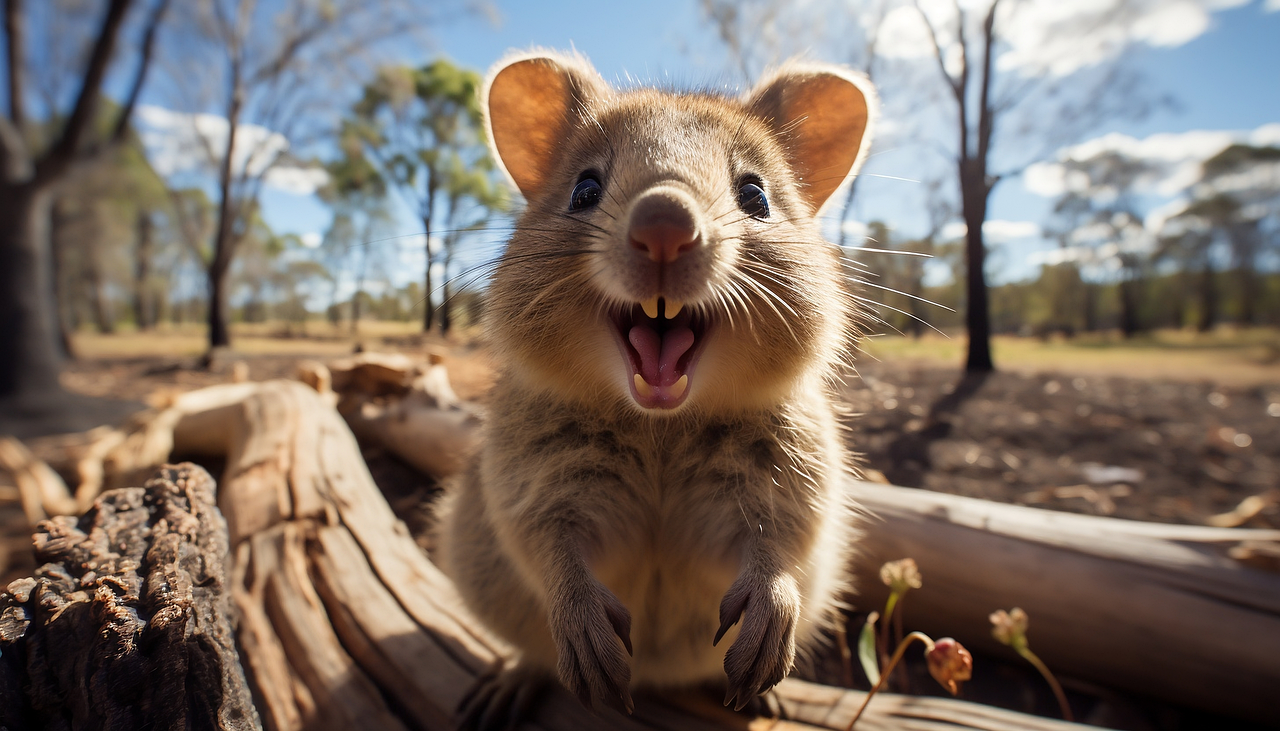
#> input picture img/ai-generated-8244720_1280.webp, 1280 x 731 px, found by its file name
$ jupyter execute basicInputOutput.ipynb   (text cells are left out)
#> lines starting #> are read from the running program, lines starting #| are printed output that depends on the picture; pictures that were not available may be replaced by others from this repository, and a replacement may not be noted
[cell 1]
import cv2 as cv

[cell 2]
quaka=cv.imread('C:/ex/img/ai-generated-8244720_1280.webp',
                flags=cv.IMREAD_GRAYSCALE) #흑백 이미지로 나오게 한다
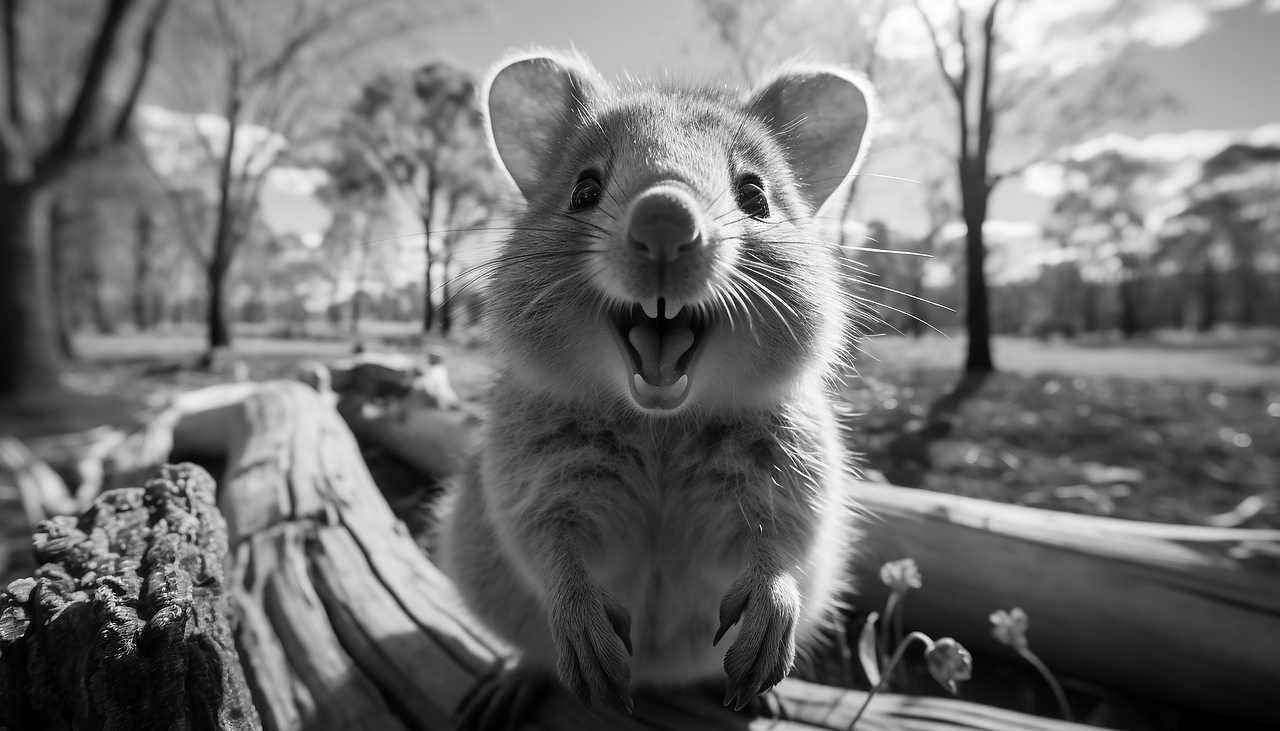
#> quaka: shape (731, 1280); min 0, max 255, mean 114.8
quaka

[cell 3]
# 컬러 이미지를 흑백으로

# 이미지 흑백으로 불러오기
quaka = cv.imread('C:/ex/img/ai-generated-8244720_1280.webp', flags=cv.IMREAD_GRAYSCALE)

# 이미지를 윈도우로 표시
cv.imshow('Quaka Gray Image', quaka)

# 흑백 이미지를 저장한다
cv.imwrite('C:/ex/img/gray_quaka.jpg',quaka)

# 키 입력을 기다림 (0이면 무한정 기다림)
cv.waitKey(0)

# 모든 윈도우 닫기
cv.destroyAllWindows()

[cell 4]
import cv2 as cv

# 흑백 이미지 읽기
quakaGray = cv.imread('C:/ex/img/gray_quaka.jpg', cv.IMREAD_GRAYSCALE)
#> quakaGray: shape (731, 1280); min 0, max 255, mean 114.8

# GRAY -> BGR 변환
quakaBackToColor = cv.cvtColor(quakaGray, cv.COLOR_GRAY2BGR)

# 변환된 이미지 표시
cv.imshow('quaka', quakaBackToColor)

# 이미지 저장
cv.imwrite('C:/ex/img/quaka_back.jpg', quakaBackToColor)

# 5초 후 창 닫기
cv.waitKey(5000)
cv.destroyAllWindows()

# 결과: 새로 생성된 이미지가 컬러가 아니다

# COLOR_GRAY2BGR
# 단순히 이미지를 색상 채널로 복사하기만 하고
# 실제로 컬러 정보를 추가하지 않기 때문이다

# 이미지를 bgr 형식으로 바꾸지만
# 모든 채널의 값이 동이하게 흑백으로 채워진다

# 여전히 흑백이다

[cell 5]
import numpy as np

[cell 6]
# 흑백 이미지 읽기
quakaGray = cv.imread('C:/ex/img/gray_quaka.jpg',
                      cv.IMREAD_GRAYSCALE)

# GRAY -> BGR 변환
quakaBackToColor = cv.cvtColor(quakaGray, cv.COLOR_GRAY2BGR)

# 단순히 한 가지 색상으로 변환하는 경우 (예: 빨간색)
quakaBackToColor[:, :, 1] = 0  # Green 채널 제거
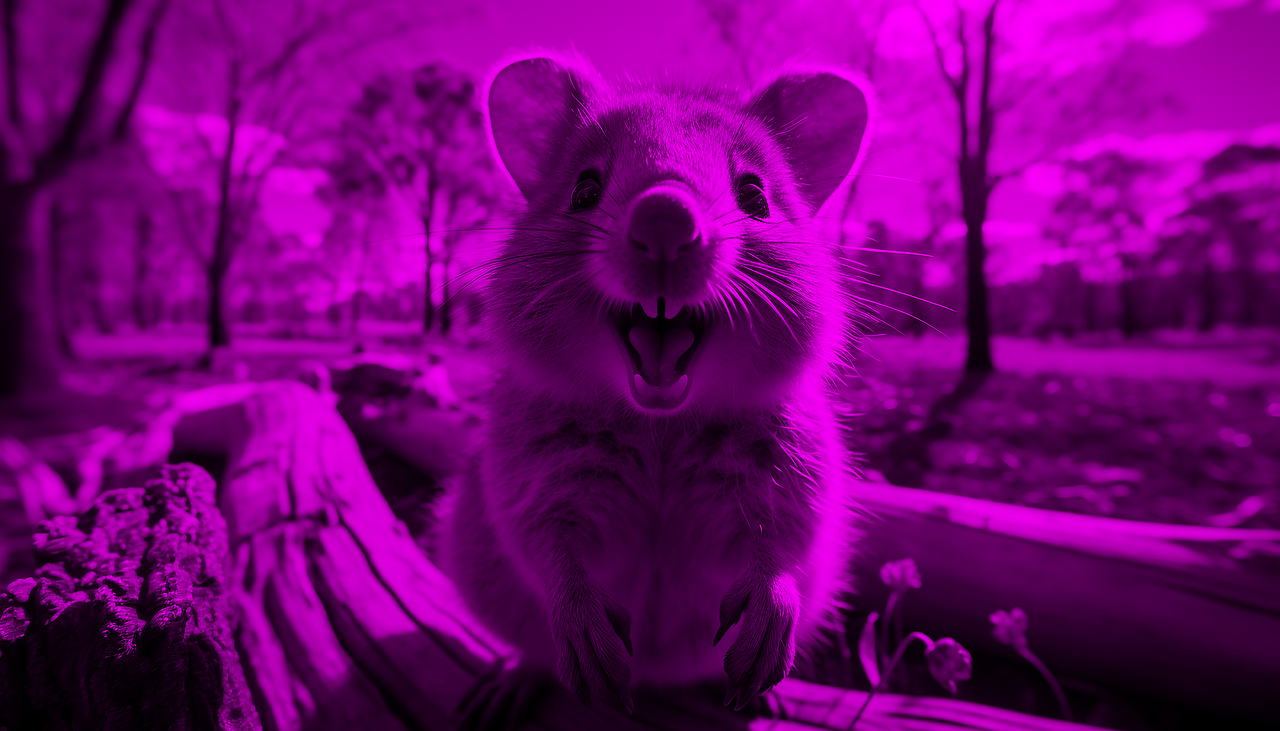
#> quakaBackToColor: shape (731, 1280, 3); mean B, G, R 114.8, 0, 114.8
quakaBackToColor[:, :, 2] = 0  # Blue 채널 제거
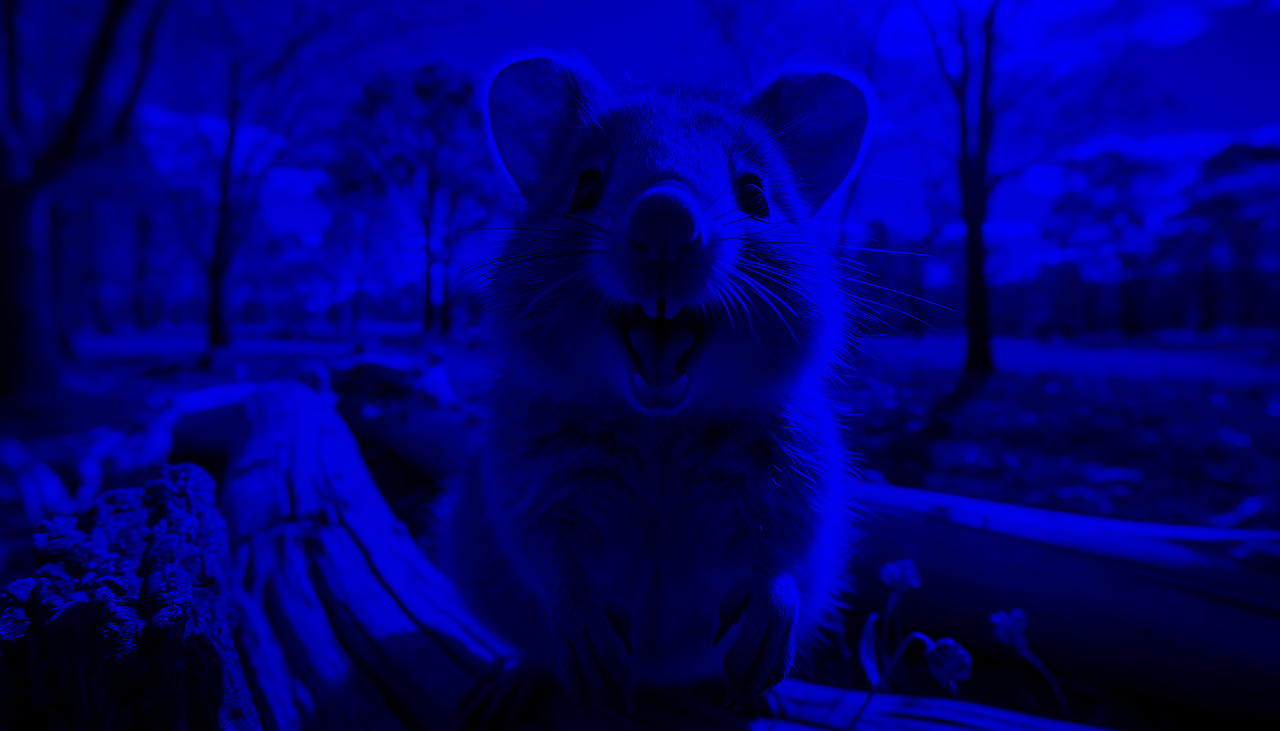
#> quakaBackToColor: shape (731, 1280, 3); mean B, G, R 114.8, 0, 0

# 변환된 이미지 표시
cv.imshow('quaka', quakaBackToColor)

# 이미지 저장
cv.imwrite('C:/ex/img/quaka_back.jpg', quakaBackToColor)

# 5초 후 창 닫기
cv.waitKey(5000)
cv.destroyAllWindows()

# 결과: 그냥 파랗기만 하다

# 원래 색상으로 되돌리기 위해서는
# 딥러닝 모델이 필요하다

[cell 7]
import cv2

[cell 8]
cap=cv2.VideoCapture(0)

[cell 9]
cap.isOpened()

[cell 10]
if cap.isOpened(): # 카메라가 정상적으로 열렸는지 확인한다
    while True:
        ret,img=cap.read() # 현재 카메라에서 프레임을 읽어온다
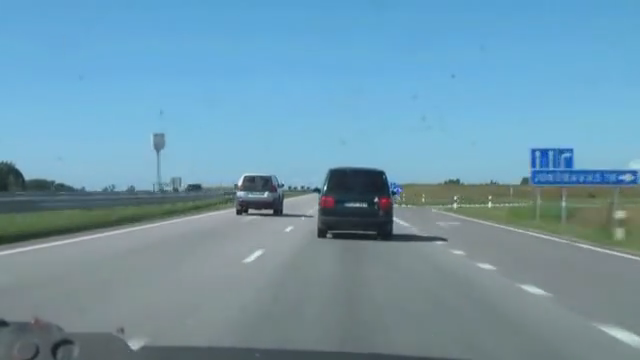
#> input picture frame 37 of mldl/cvdir/img/img/highway.mp4, 640 x 360 px, given in place of the camera
#> img is the input picture: shape (360, 640, 3); mean B, G, R 170.9, 151.4, 111.9
        if ret:
            cv2.imshow('camera',img)
            if cv2.waitKey(1) != -1:
#> (key Esc is pressed here)
                break
        else:
            print('no frame')
            break
else:
    print("can't open camera.")
cap.release()
cv2.destroyAllWindows()

[cell 11]
import cv2

cap = cv2.VideoCapture(0)               # 0번 카메라 장치 연결 ---①
if cap.isOpened():                      # 캡쳐 객체 연결 확인
    while True:
        ret, img = cap.read()           # 다음 프레임 읽기
        if ret:
            cv2.imshow('camera', img)   # 다음 프레임 이미지 표시
            if cv2.waitKey(1) != -1:    # 1ms 동안 키 입력 대기 ---②
#> (key Esc is pressed here)
                break                   # 아무 키라도 입력이 있으면 중지
        else:
            print('no frame')
            break
else:
    print("can't open camera.")
cap.release()                           # 자원 반납
cv2.destroyAllWindows()

[cell 12]
try:
    fps=cap.get(cv2.CAP_PROP_FPS) # FRAME PER SECOND
    delay=int(1000/fps)
except E(e):
    print('0으로 나눔')

[cell 13]
if cap.isOpened(): # 카메라가 정상적으로 열렸는지 확인한다
    while True:
        ret,img=cap.read() # 현재 카메라에서 프레임을 읽어온다
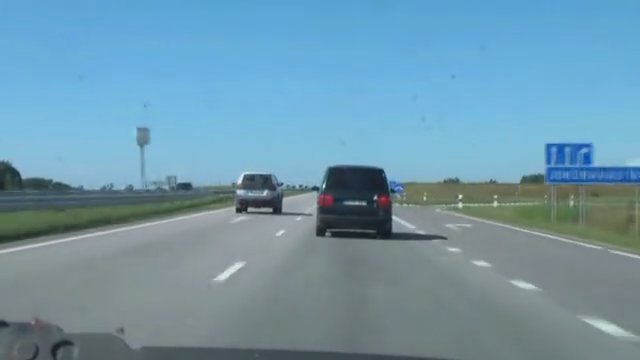
#> input picture frame 38 of mldl/cvdir/img/img/highway.mp4, 640 x 360 px, given in place of the camera
#> img is the input picture: shape (360, 640, 3); mean B, G, R 170.6, 151.1, 111.9
        if ret:
            cv2.imshow('camera',img)
            if cv2.waitKey(1) != -1:
#> (key Esc is pressed here)
                break
        else:
            print('no frame')
            break
else:
    print("can't open camera.")
